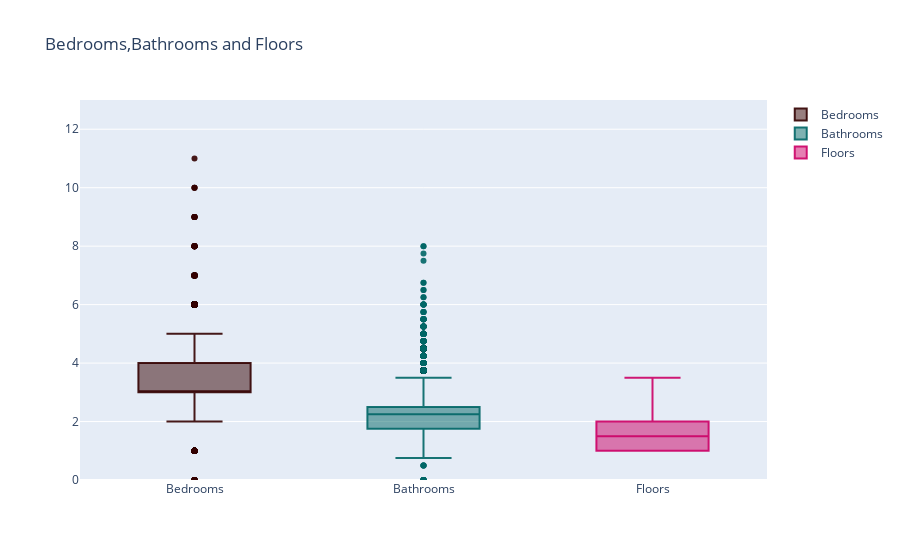

Source (notebook cell):
### Code cell
v21=[go.Box(y=df.bedrooms,name="Bedrooms",marker=dict(color="rgba(51,0,0,0.9)"),hoverinfo="name+y")]
v22=[go.Box(y=df.bathrooms,name="Bathrooms",marker=dict(color="rgba(0,102,102,0.9)"),hoverinfo="name+y")]
v23=[go.Box(y=df.floors,name="Floors",marker=dict(color="rgba(204,0,102,0.9)"),hoverinfo="name+y")]
layout2=go.Layout(title="Bedrooms,Bathrooms and Floors",yaxis=dict(range=[0,13]))
fig2=go.Figure(data=v21+v22+v23,layout=layout2)
iplot(fig2)

### Figure 1 — Plotly figure (JSON) as saved in the notebook; plotly's stock layout.template omitted (floating-point values rounded to 4 significant figures; data arrays with more than 128 entries replaced by an {"elided": "..."} marker saying what was removed)
{"data": [{"hoverinfo": "name+y", "marker": {"color": "rgba(51,0,0,0.9)"}, "name": "Bedrooms", "type": "box", "y": {"elided": "21613 int values"}}, {"hoverinfo": "name+y", "marker": {"color": "rgba(0,102,102,0.9)"}, "name": "Bathrooms", "type": "box", "y": {"elided": "21613 float values"}}, {"hoverinfo": "name+y", "marker": {"color": "rgba(204,0,102,0.9)"}, "name": "Floors", "type": "box", "y": {"elided": "21613 float values"}}], "layout": {"title": {"text": "Bedrooms,Bathrooms and Floors"}, "yaxis": {"range": [0, 13]}}}
